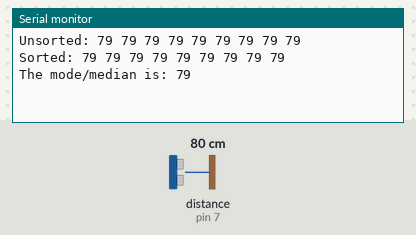
This sketch was run on a simulated Arduino Uno, built with avr-gcc and run on an emulated ATmega328P. Shown: the last lines printed to the serial monitor. Wiring (inferred from the names in the program): range finder with pulse-width output: data pin 7. The inputs (shaded band) are chosen by the test bench; at power-on: distance to the obstacle (sensor on pin 7) 80 cm. The echo pulse lasts 58.3 µs per cm.

Above: at 1.7 s.
1.8 s: distance to the obstacle (sensor on pin 7) set to 2 cm
At 2.9 s:
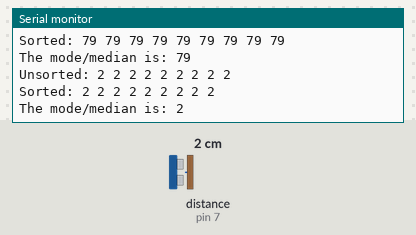
3.3 s: distance to the obstacle (sensor on pin 7) set to 4 cm
At 4.8 s:
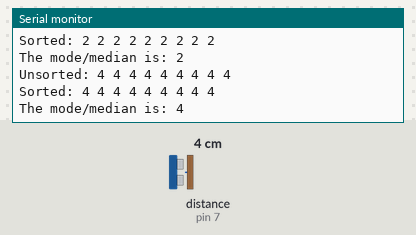
Timing chart, 0 to 6.3 s (numbered marks = the images above; inputs shaded):
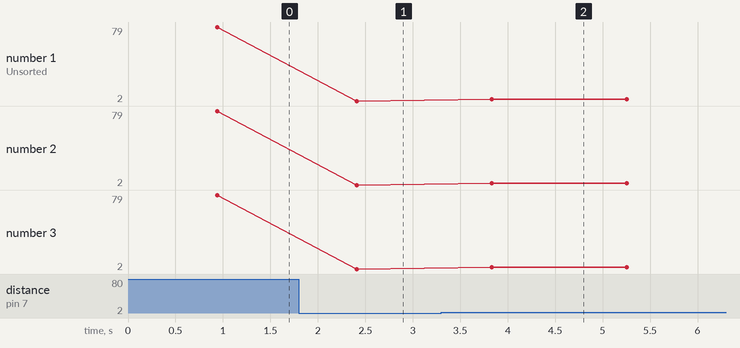

The sketch:

modeFilterResearch.ino
```cpp
// (licence header left out)
//Set the pin to receive the signal.

const int pwPin = 7;

//variables needed to store values

int arraysize = 9;  //quantity of values to find the median (sample size). Needs to be an odd number


//declare an array to store the samples. not necessary to zero the array values here, it just makes the code clearer

int rangevalue[] = {  0, 0, 0, 0, 0, 0, 0, 0, 0};

long pulse;

int modE;


void setup()

{

  //Open up a serial connection

  Serial.begin(9600);

  //Wait for the serial connection

  delay(500);

}


//Main loop where the action takes place

void loop()

{

  pinMode(pwPin, INPUT);


  for (int i = 0; i < arraysize; i++)

  {


    pulse = pulseIn(pwPin, HIGH);

    rangevalue[i] = pulse / 58;

    delay(10);

  }


  Serial.print("Unsorted: ");

  printArray(rangevalue, arraysize);

  isort(rangevalue, arraysize);

  Serial.print("Sorted: ");

  printArray(rangevalue, arraysize);

  modE = mode(rangevalue, arraysize);

  Serial.print("The mode/median is: ");

  Serial.print(modE);

  Serial.println();

  delay(1000);

}


/*-----------Functions------------*/

//Function to print the arrays.

void printArray(int *a, int n)

{

  for (int i = 0; i < n; i++)

  {

    Serial.print(a[i], DEC);

    Serial.print(' ');

  }


  Serial.println();

}


//Sorting function

// sort function (Author: Bill Gentles, Nov. 12, 2010)

void isort(int *a, int n) {

  //  *a is an array pointer function


  for (int i = 1; i < n; ++i)

  {

    int j = a[i];

    int k;

    for (k = i - 1; (k >= 0) && (j < a[k]); k--)

    {

      a[k + 1] = a[k];

    }

    a[k + 1] = j;

  }

}


//Mode function, returning the mode or median.

int mode(int *x, int n) {

  int i = 0;

  int count = 0;

  int maxCount = 0;

  int mode = 0;

  int bimodal;

  int prevCount = 0;


  while (i < (n - 1)) {

    prevCount = count;

    count = 0;


    while (x[i] == x[i + 1]) {

      count++;

      i++;

    }


    if (count > prevCount & count > maxCount) {

      mode = x[i];

      maxCount = count;

      bimodal = 0;

    }

    if (count == 0) {

      i++;

    }

    if (count == maxCount) { //If the dataset has 2 or more modes.

      bimodal = 1;

    }

    if (mode == 0 || bimodal == 1) { //Return the median if there is no mode.

      mode = x[(n / 2)];

    }

    return mode;

  }

}
```

Measured:
- after the input at 1.8 s, the serial monitor: prints a new line after 0.61 s (image 1)
- after the input at 3.3 s, the serial monitor: prints a new line after 0.53 s (image 2)
- plotted number 1: 79 → 2 after the input at 1.8 s, 2 → 4 after the input at 3.3 s
- plotted number 2: 79 → 2 after the input at 1.8 s, 2 → 4 after the input at 3.3 s
- plotted number 3: 79 → 2 after the input at 1.8 s, 2 → 4 after the input at 3.3 s
